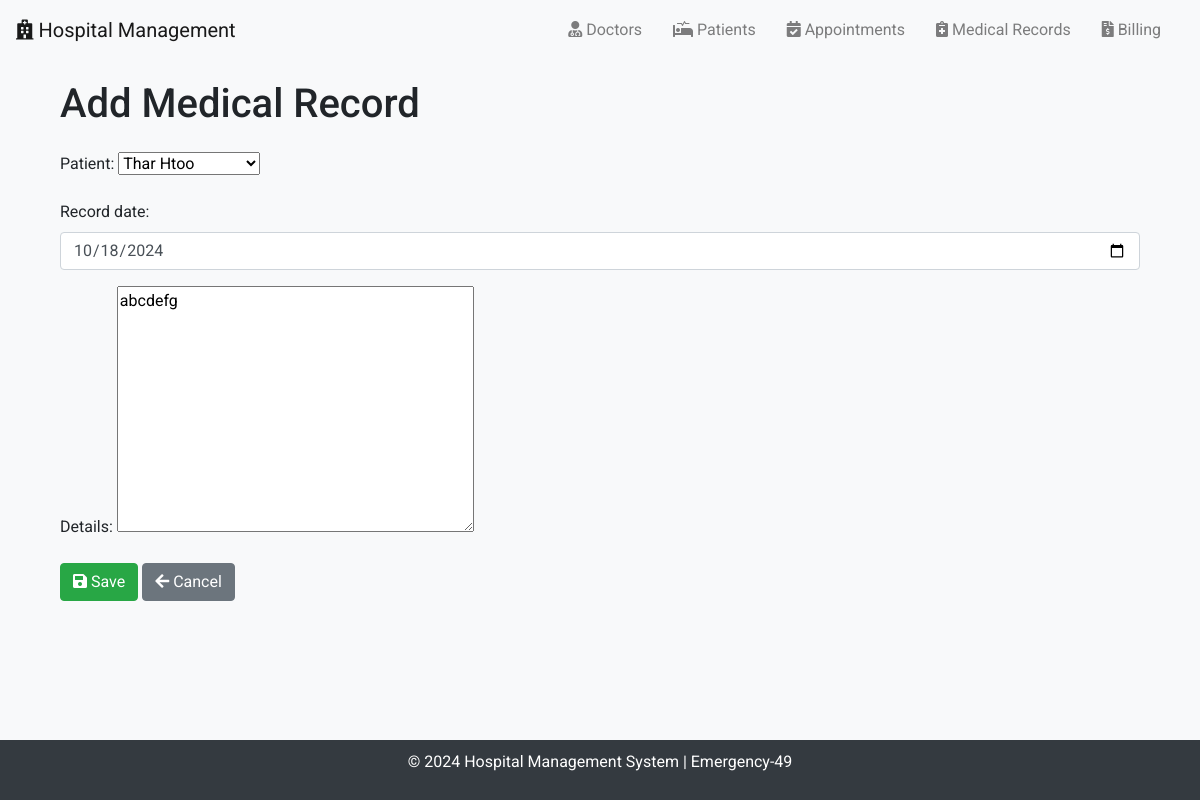
Page /medical_records/6/edit/ on the committed database.
### emergency_49/models.py (models this page shows, shortened)
class MedicalRecord(models.Model):
    patient = models.ForeignKey(Patient, on_delete=models.CASCADE, related_name='medical_records')
    record_date = models.DateField()
    details = models.TextField()

### emergency_49/views.py (the view)
# urls.py: path('medical_records/<int:pk>/edit/', MedicalRecordUpdateView.as_view(), name='medical_record_edit'),
class MedicalRecordUpdateView(UpdateView):
    model = MedicalRecord
    form_class = MedicalRecordForm
    template_name = 'medicalrecord_form.html'
    success_url = '/medical_records/'

### emergency_49/forms.py
class MedicalRecordForm(forms.ModelForm):
    record_date = forms.DateField(
        widget=forms.DateInput(attrs={'type': 'date', 'class': 'form-control'}),
        input_formats=['%Y-%m-%d'],
    )
    class Meta:
        model = MedicalRecord
        fields = '__all__'

### emergency_49/models.py (called while the page is built)
    def __str__(self):
        return f"{self.first_name} {self.last_name}"

### emergency_49/templates/medicalrecord_form.html (shortened to what this page needs)
{% extends 'base.html' %}
{% block content %}
<div class="container">
    <h1 class="mb-4">{% if medical_record %}Edit{% else %}Add{% endif %} Medical Record</h1>
    <form method="POST">
        {{ form.as_p }}
        <button type="submit" class="btn btn-success"><i class="fas fa-save"></i> {% if medical_record %}Update{% else %}Save{% endif %}</button>
        <a href="{% url 'medical_record_list' %}" class="btn btn-secondary"><i class="fas fa-arrow-left"></i> Cancel</a>
    </form>
</div>
{% endblock %}

### emergency_49/templates/base.html (style rules this page uses)
body { font-family: 'Roboto', sans-serif; background-color: #f8f9fa; }
.container { margin-top: 20px; }

### rows in the picture
MedicalRecord: patient "Thar Htoo", record_date "10/18/2024", details "abcdefg"
